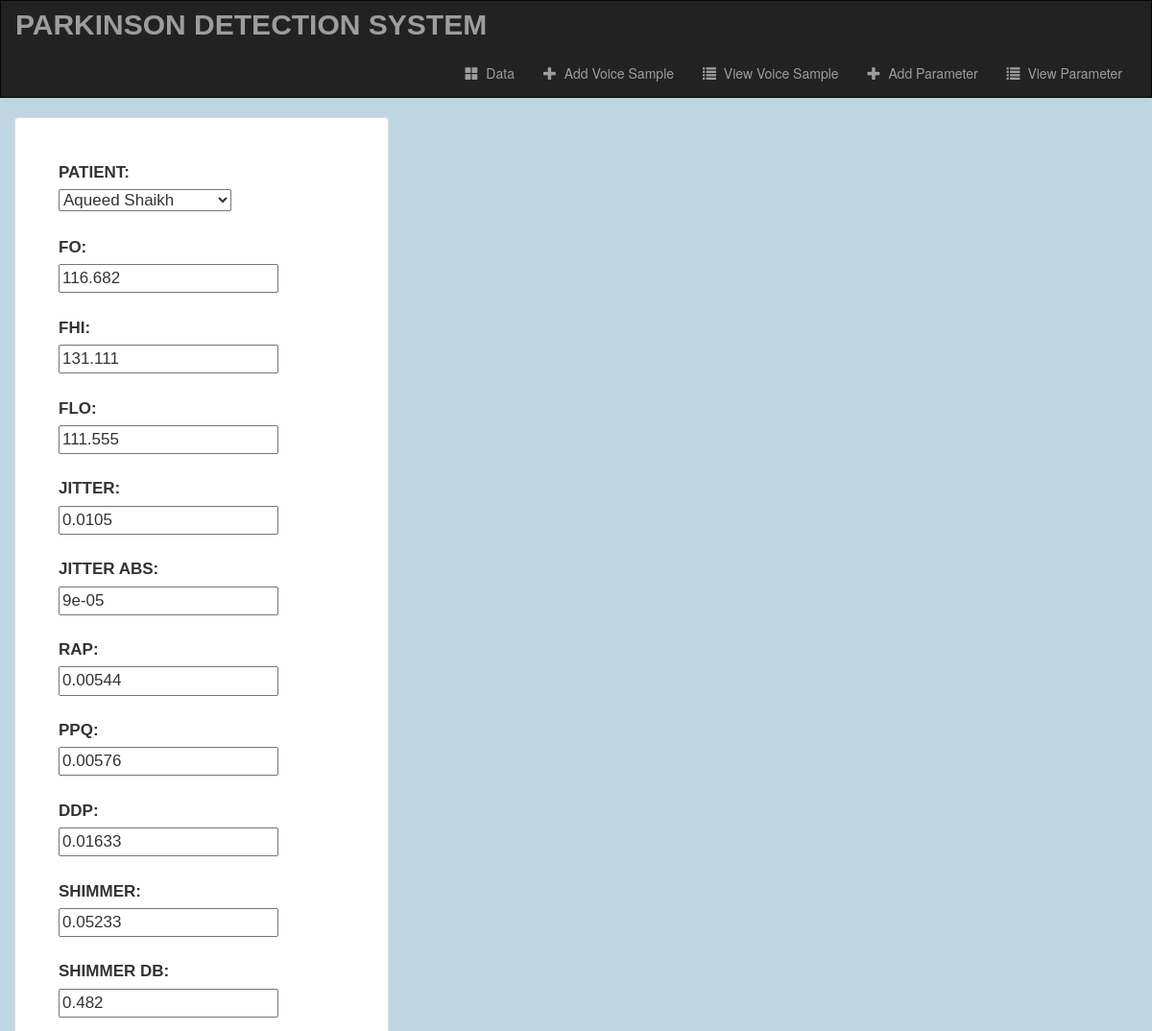
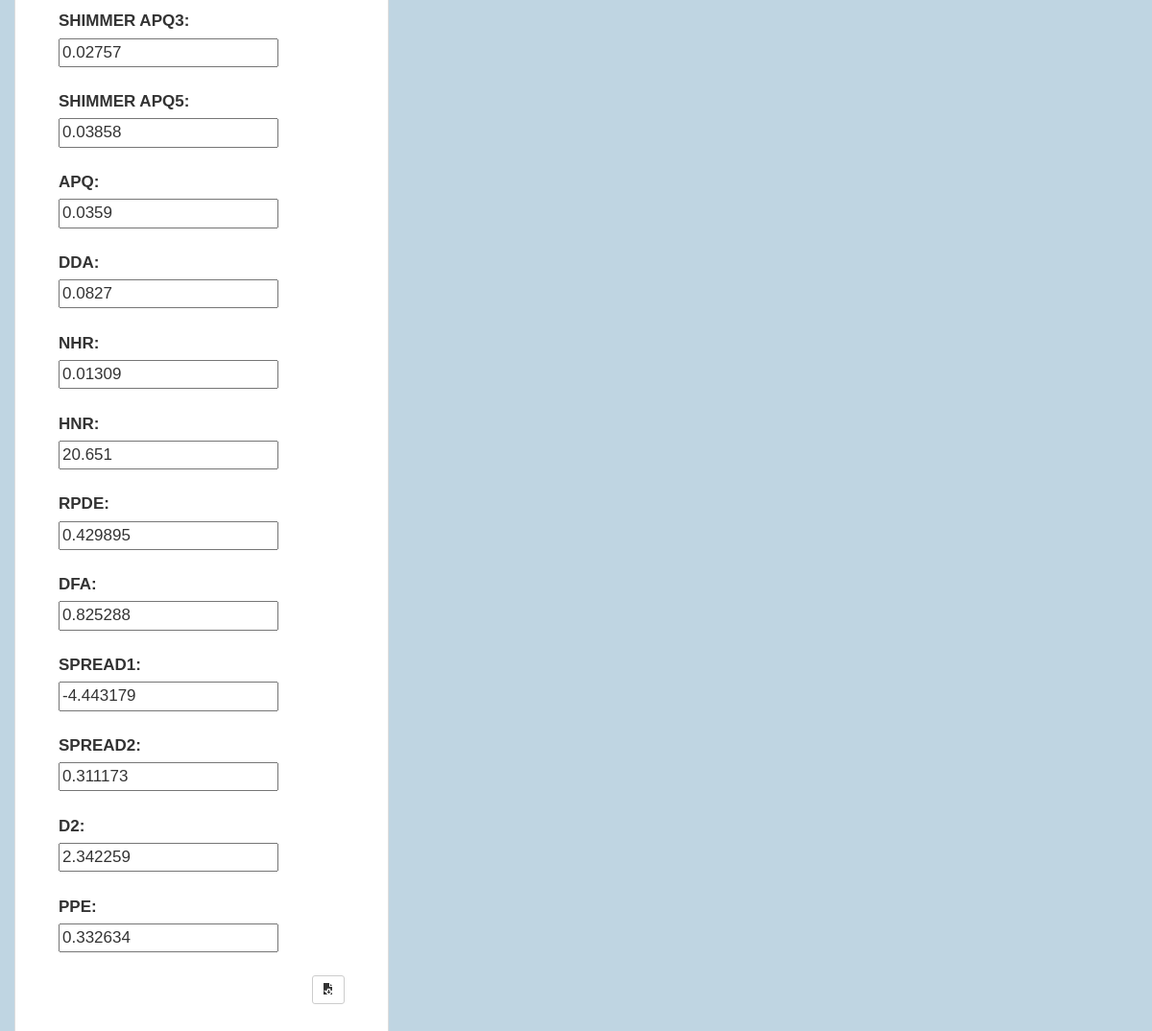
The page /data/disease-edit/129/ on the database its author committed (2 pictures, top to bottom).
### data/models.py (models this page shows, shortened)
class DiseaseModel(models.Model):
    patient = models.ForeignKey(PatientProfileModel, on_delete=models.CASCADE, null=True, blank=True)
    fo = models.FloatField(null=True, blank=True)
    fhi = models.FloatField(null=True, blank=True)
    flo = models.FloatField(null=True, blank=True)
    jitter = models.FloatField(null=True, blank=True)
    jitter_abs = models.FloatField(null=True, blank=True)
    rap = models.FloatField(null=True, blank=True)
    ppq = models.FloatField(null=True, blank=True)
    ddp = models.FloatField(null=True, blank=True)
    shimmer = models.FloatField(null=True, blank=True)
    shimmer_db = models.FloatField(null=True, blank=True)
    shimmer_apq3 = models.FloatField(null=True, blank=True)
    shimmer_apq5 = models.FloatField(null=True, blank=True)
    apq = models.FloatField(null=True, blank=True)
    dda = models.FloatField(null=True, blank=True)
    nhr = models.FloatField(null=True, blank=True)
    hnr = models.FloatField(null=True, blank=True)
    rpde = models.FloatField(null=True, blank=True)
    dfa = models.FloatField(null=True, blank=True)
    spread1 = models.FloatField(null=True, blank=True)
    spread2 = models.FloatField(null=True, blank=True)
    d2 = models.FloatField(null=True, blank=True)
    ppe = models.FloatField(null=True, blank=True)
    parameters_file = models.FileField(upload_to='parameters_files/', null=True, blank=True)

### data/views.py (the view)
# urls.py: path('disease-edit/<int:disease_id>/', views.disease_edit, name="disease-edit"),
def disease_edit(request, disease_id):
    if request.method == 'POST':
        disease_data = get_object_or_404(DiseaseModel, pk=disease_id)
        form = DiseaseEditForm(request.POST, instance=disease_data)
        if form.is_valid():
            form.save()
            return redirect('data:diseases-list')
    else:
        disease_data = get_object_or_404(DiseaseModel, pk=disease_id)
        form = DiseaseEditForm(instance=disease_data)
    return render(request, 'data/disease_edit.html', {'form': form})

### data/forms.py
class DiseaseEditForm(forms.ModelForm):
    class Meta:
        model = DiseaseModel
        fields = '__all__'

### account/models.py (called while the page is built)
    def __str__(self):
        return self.name

### data/templates/data/disease_edit.html (shortened to what this page needs)
{% extends 'data/base.html' %}
{% block body %}
<div class="container">
  <div class="row justify-content-md-center">
    <div class="thumbnail col-md-4">
      <div>
        <form action="" method="post" style="display: inline;">
        {% for field in form %}
          {% if field.name == 'parameters_file'  %}
          {% else %}
            {{ field.label_tag}}
            <br>
            {{ field }}
            <br>
            <br>
          {% endif %}
        {% endfor %}
        <div align="end">
          <button type="submit" class="btn btn-default btn-sm">
            <span class="glyphicon glyphicon-save-file"></span>
          </button>
        </div>
        </form>
      </div>
    </div>
  </div>
  <br>
</div>
{% endblock %}

### data/static/data/style.css (style rules this page uses)
body { background-size: cover; background-repeat: no-repeat; background-color: #BFD5E2; }
.thumbnail { z-index: 10; padding: 4.5rem; font-family: 'Verdana', sans-serif; text-transform: uppercase; font-size: 17px; }

### rows shown on the page
DiseaseModel: form "Aqueed Shaikh" "116.682" "131.111" "111.555" "0.0105" "9e-05" "0.00544" "0.00576" "0.01633" "0.05233" "0.482" "0.02757" "0.03858" "0.0359" "0.0827" "0.01309" "20.651" "0.429895" "0.825288" "-4.443179" "0.311173" "2.342259" "0.332634"

### other values the page prints
{{ field.label_tag }} "PATIENT:" "FO:" "FHI:" "FLO:" "JITTER:" "JITTER ABS:" "RAP:" "PPQ:" "DDP:" "SHIMMER:" "SHIMMER DB:" "SHIMMER APQ3:" "SHIMMER APQ5:" "APQ:" "DDA:" "NHR:" "HNR:" "RPDE:" "DFA:" "SPREAD1:" "SPREAD2:" "D2:" "PPE:"
